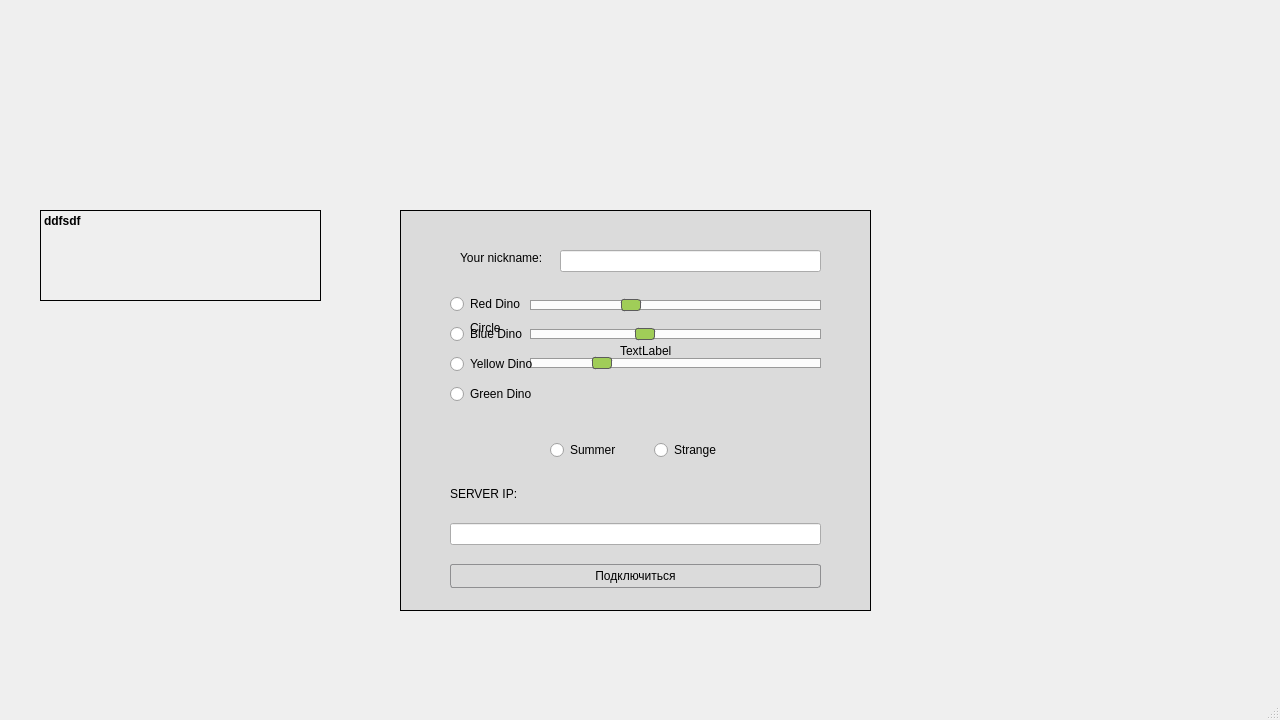
<?xml version="1.0" encoding="UTF-8"?>
<ui version="4.0">
 <class>Menu</class>
 <widget class="QMainWindow" name="Menu">
  <property name="geometry">
   <rect>
    <x>0</x>
    <y>0</y>
    <width>1280</width>
    <height>720</height>
   </rect>
  </property>
  <property name="windowTitle">
   <string>Menu</string>
  </property>
  <property name="styleSheet">
   <string notr="true"/>
  </property>
  <widget class="QWidget" name="centralwidget">
   <property name="styleSheet">
    <string notr="true">QMainWindow{background: url(:/images/2738.jpg)}
</string>
   </property>
   <widget class="QFrame" name="frame">
    <property name="enabled">
     <bool>true</bool>
    </property>
    <property name="geometry">
     <rect>
      <x>400</x>
      <y>210</y>
      <width>471</width>
      <height>401</height>
     </rect>
    </property>
    <property name="styleSheet">
     <string notr="true">#frame{
	background-color: rgb(25, 25, 25, 23);
}</string>
    </property>
    <property name="frameShape">
     <enum>QFrame::Box</enum>
    </property>
    <property name="frameShadow">
     <enum>QFrame::Plain</enum>
    </property>
    <widget class="QLabel" name="circle_pos">
     <property name="geometry">
      <rect>
       <x>70</x>
       <y>110</y>
       <width>31</width>
       <height>16</height>
      </rect>
     </property>
     <property name="text">
      <string>Circle</string>
     </property>
    </widget>
    <widget class="QLabel" name="label">
     <property name="geometry">
      <rect>
       <x>60</x>
       <y>40</y>
       <width>141</width>
       <height>16</height>
      </rect>
     </property>
     <property name="font">
      <font>
       <family>Arial</family>
       <pointsize>9</pointsize>
      </font>
     </property>
     <property name="styleSheet">
      <string notr="true"/>
     </property>
     <property name="text">
      <string>Your nickname:</string>
     </property>
    </widget>
    <widget class="QLineEdit" name="nameEdit">
     <property name="geometry">
      <rect>
       <x>160</x>
       <y>40</y>
       <width>261</width>
       <height>22</height>
      </rect>
     </property>
     <property name="focusPolicy">
      <enum>Qt::StrongFocus</enum>
     </property>
    </widget>
    <widget class="QWidget" name="verticalLayoutWidget">
     <property name="geometry">
      <rect>
       <x>50</x>
       <y>300</y>
       <width>371</width>
       <height>91</height>
      </rect>
     </property>
     <layout class="QVBoxLayout" name="verticalLayout">
      <item>
       <widget class="QLineEdit" name="serverIpEdit">
        <property name="focusPolicy">
         <enum>Qt::StrongFocus</enum>
        </property>
        <property name="inputMask">
         <string/>
        </property>
        <property name="text">
         <string/>
        </property>
       </widget>
      </item>
      <item>
       <widget class="QPushButton" name="connectButton">
        <property name="minimumSize">
         <size>
          <width>82</width>
          <height>24</height>
         </size>
        </property>
        <property name="font">
         <font>
          <family>Arial</family>
         </font>
        </property>
        <property name="focusPolicy">
         <enum>Qt::NoFocus</enum>
        </property>
        <property name="styleSheet">
         <string notr="true">QPushButton {
     border: 1px solid #8f8f91;
     border-radius: 3px;
     background-color: qlineargradient(x1: 0, y1: 0, x2: 0, y2: 1,
                                       stop: 0 #f6f7fa, stop: 1 #f6f7fa);
     min-width: 80px;
 }

 QPushButton:pressed {
     background-color: qlineargradient(x1: 0, y1: 0, x2: 0, y2: 1,
                                       stop: 0 #a0cd58, stop: 1 #bff774);
 }

 QPushButton:flat {
     border: none; /* для плоской кнопки границы нет */
 }

 QPushButton:default {
     border-color: navy; /* делаем кнопку по умолчанию выпуклой */
 }
Для кнопки QPushButton с меню используйте субэлемент управления ::menu-indicator.

 QPushButton:open { /* когда собственное меню кнопки раскрыто */
     background-color: qlineargradient(x1: 0, y1: 0, x2: 0, y2: 1,
                                       stop: 0 #dadbde, stop: 1 #f6f7fa);
 }

 QPushButton::menu-indicator {
     image: url(menu_indicator.png);
     subcontrol-origin: padding;
     subcontrol-position: bottom right;
 }

 QPushButton::menu-indicator:pressed, QPushButton::menu-indicator:open {
     position: relative;
     top: 2px; left: 2px; /* сдвигаем стрелку на 2 px */
 }</string>
        </property>
        <property name="text">
         <string>Подключиться</string>
        </property>
       </widget>
      </item>
     </layout>
    </widget>
    <widget class="QWidget" name="verticalLayoutWidget_2">
     <property name="geometry">
      <rect>
       <x>130</x>
       <y>80</y>
       <width>291</width>
       <height>91</height>
      </rect>
     </property>
     <layout class="QVBoxLayout" name="verticalLayout_2">
      <item>
       <widget class="QSlider" name="h_slider">
        <property name="focusPolicy">
         <enum>Qt::NoFocus</enum>
        </property>
        <property name="styleSheet">
         <string notr="true">QSlider::groove:horizontal {
    border: 1px solid #999999;
    height: 8px; /* the groove expands to the size of the slider by default. by giving it a height, it has a fixed size */
    background: qlineargradient(x1:0, y1:0, x2:0, y2:1, stop:0 #fcfcfc, stop:1 #fcfcfc);
    margin: 2px 0;
}

QSlider::handle:horizontal {
    background: qlineargradient(x1:0, y1:0, x2:1, y2:1, stop:0 #a0cd58, stop:1 #a0cd58);
    border: 1px solid #5c5c5c;
    width: 18px;
    margin: -2px 0; /* handle is placed by default on the contents rect of the groove. Expand outside the groove */
    border-radius: 3px;
}</string>
        </property>
        <property name="maximum">
         <number>359</number>
        </property>
        <property name="value">
         <number>120</number>
        </property>
        <property name="orientation">
         <enum>Qt::Horizontal</enum>
        </property>
       </widget>
      </item>
      <item>
       <widget class="QSlider" name="l_slider">
        <property name="focusPolicy">
         <enum>Qt::NoFocus</enum>
        </property>
        <property name="styleSheet">
         <string notr="true">QSlider::groove:horizontal {
    border: 1px solid #999999;
    height: 8px; /* the groove expands to the size of the slider by default. by giving it a height, it has a fixed size */
    background: qlineargradient(x1:0, y1:0, x2:0, y2:1, stop:0 #fcfcfc, stop:1 #fcfcfc);
    margin: 2px 0;
}

QSlider::handle:horizontal {
    background: qlineargradient(x1:0, y1:0, x2:1, y2:1, stop:0 #a0cd58, stop:1 #a0cd58);
    border: 1px solid #5c5c5c;
    width: 18px;
    margin: -2px 0; /* handle is placed by default on the contents rect of the groove. Expand outside the groove */
    border-radius: 3px;
}</string>
        </property>
        <property name="minimum">
         <number>60</number>
        </property>
        <property name="maximum">
         <number>230</number>
        </property>
        <property name="value">
         <number>126</number>
        </property>
        <property name="orientation">
         <enum>Qt::Horizontal</enum>
        </property>
       </widget>
      </item>
      <item>
       <widget class="QSlider" name="s_slider">
        <property name="focusPolicy">
         <enum>Qt::NoFocus</enum>
        </property>
        <property name="styleSheet">
         <string notr="true">QSlider::groove:horizontal {
    border: 1px solid #999999;
    height: 8px; /* the groove expands to the size of the slider by default. by giving it a height, it has a fixed size */
    background: qlineargradient(x1:0, y1:0, x2:0, y2:1, stop:0 #fcfcfc, stop:1 #fcfcfc);
    margin: 2px 0;
}

QSlider::handle:horizontal {
    background: qlineargradient(x1:0, y1:0, x2:1, y2:1, stop:0 #a0cd58, stop:1 #a0cd58);
    border: 1px solid #5c5c5c;
    width: 18px;
    margin: -2px 0; /* handle is placed by default on the contents rect of the groove. Expand outside the groove */
    border-radius: 3px;
}</string>
        </property>
        <property name="minimum">
         <number>80</number>
        </property>
        <property name="maximum">
         <number>255</number>
        </property>
        <property name="value">
         <number>120</number>
        </property>
        <property name="orientation">
         <enum>Qt::Horizontal</enum>
        </property>
       </widget>
      </item>
     </layout>
    </widget>
    <widget class="QLabel" name="ip_label">
     <property name="geometry">
      <rect>
       <x>254</x>
       <y>200</y>
       <width>171</width>
       <height>20</height>
      </rect>
     </property>
     <property name="text">
      <string/>
     </property>
     <property name="alignment">
      <set>Qt::AlignRight|Qt::AlignTrailing|Qt::AlignVCenter</set>
     </property>
    </widget>
    <widget class="QLabel" name="label_2">
     <property name="geometry">
      <rect>
       <x>220</x>
       <y>80</y>
       <width>121</width>
       <height>121</height>
      </rect>
     </property>
     <property name="text">
      <string>TextLabel</string>
     </property>
    </widget>
    <widget class="QLabel" name="serverIpLabel">
     <property name="geometry">
      <rect>
       <x>50</x>
       <y>270</y>
       <width>369</width>
       <height>27</height>
      </rect>
     </property>
     <property name="font">
      <font>
       <family>Arial</family>
      </font>
     </property>
     <property name="text">
      <string>SERVER IP:</string>
     </property>
    </widget>
    <widget class="QWidget" name="horizontalLayoutWidget">
     <property name="geometry">
      <rect>
       <x>150</x>
       <y>220</y>
       <width>201</width>
       <height>41</height>
      </rect>
     </property>
     <layout class="QHBoxLayout" name="horizontalLayout">
      <item>
       <widget class="QRadioButton" name="SummerButton">
        <property name="text">
         <string>Summer</string>
        </property>
       </widget>
      </item>
      <item>
       <widget class="QRadioButton" name="StrangeButton">
        <property name="text">
         <string>Strange</string>
        </property>
       </widget>
      </item>
     </layout>
    </widget>
    <widget class="QWidget" name="verticalLayoutWidget_3">
     <property name="geometry">
      <rect>
       <x>50</x>
       <y>80</y>
       <width>171</width>
       <height>121</height>
      </rect>
     </property>
     <layout class="QVBoxLayout" name="verticalLayout_3">
      <item>
       <widget class="QRadioButton" name="RedDino">
        <property name="text">
         <string>Red Dino</string>
        </property>
       </widget>
      </item>
      <item>
       <widget class="QRadioButton" name="BlueDino">
        <property name="text">
         <string>Blue Dino</string>
        </property>
       </widget>
      </item>
      <item>
       <widget class="QRadioButton" name="YellowDino">
        <property name="text">
         <string>Yellow Dino</string>
        </property>
       </widget>
      </item>
      <item>
       <widget class="QRadioButton" name="GreenDino">
        <property name="text">
         <string>Green Dino</string>
        </property>
       </widget>
      </item>
     </layout>
    </widget>
   </widget>
   <widget class="QFrame" name="advert_frame">
    <property name="enabled">
     <bool>true</bool>
    </property>
    <property name="geometry">
     <rect>
      <x>40</x>
      <y>210</y>
      <width>281</width>
      <height>91</height>
     </rect>
    </property>
    <property name="styleSheet">
     <string notr="true">#frame_2{
	background-color: rgb(25, 25, 25, 23);
}</string>
    </property>
    <property name="frameShape">
     <enum>QFrame::StyledPanel</enum>
    </property>
    <property name="frameShadow">
     <enum>QFrame::Raised</enum>
    </property>
    <widget class="QLabel" name="advert_label">
     <property name="enabled">
      <bool>true</bool>
     </property>
     <property name="geometry">
      <rect>
       <x>0</x>
       <y>0</y>
       <width>281</width>
       <height>91</height>
      </rect>
     </property>
     <property name="font">
      <font>
       <weight>75</weight>
       <bold>true</bold>
      </font>
     </property>
     <property name="frameShape">
      <enum>QFrame::Box</enum>
     </property>
     <property name="text">
      <string>ddfsdf</string>
     </property>
     <property name="textFormat">
      <enum>Qt::PlainText</enum>
     </property>
     <property name="alignment">
      <set>Qt::AlignLeading|Qt::AlignLeft|Qt::AlignTop</set>
     </property>
     <property name="wordWrap">
      <bool>true</bool>
     </property>
    </widget>
   </widget>
  </widget>
  <widget class="QMenuBar" name="menubar">
   <property name="geometry">
    <rect>
     <x>0</x>
     <y>0</y>
     <width>1280</width>
     <height>25</height>
    </rect>
   </property>
  </widget>
  <widget class="QStatusBar" name="statusbar"/>
 </widget>
 <resources/>
 <connections/>
</ui>
